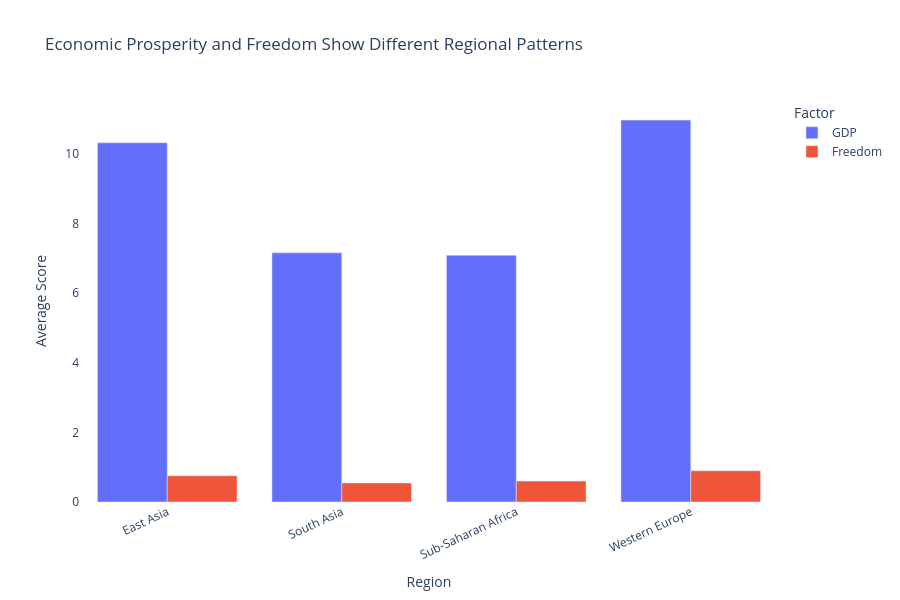

Notebook code for this chart:
### Markdown cell above
---
## Done? Stretch Goal

If you finish both tasks with time to spare, try this:

**Task 3 (stretch):** Build a **grouped bar chart** comparing 2 sub-factors (e.g. `GDP_per_capita` and `Freedom`) across the 5 most populated regions. Use colour meaningfully and write an insight title.

Regions to include: `'Western Europe'`, `'Latin America'`, `'East Asia'`, `'Sub-Saharan Africa'`, `'South Asia'`

### Code cell
# Stretch goal — grouped bar chart
# Task 3: GDP vs Freedom across selected regions
# -----------------------------------------------

regions = [
    'Western Europe',
    'Latin America',
    'East Asia',
    'Sub-Saharan Africa',
    'South Asia'
]

region_df = df[df['Region'].isin(regions)].copy()

grouped = (
    region_df
    .groupby('Region')[['GDP', 'Freedom']]
    .mean()
    .reset_index()
)

print(grouped)

# Step 3: Build grouped bar chart

fig = px.bar(
    grouped,
    x='Region',
    y=['GDP', 'Freedom'],
    barmode='group',
    title='Economic Prosperity and Freedom Show Different Regional Patterns',
    labels={
        'Region': 'Region',
        'value': 'Average Score',
        'variable': 'Factor'
    }
)

fig.update_layout(
    xaxis_tickangle=-25,
    plot_bgcolor='white',
    paper_bgcolor='white',
    height=600,
    legend_title='Factor'
)

fig.show()

### Figure 1 — Plotly figure (JSON) as saved in the notebook; plotly's stock layout.template omitted (floating-point values rounded to 4 significant figures)
{"data": [{"alignmentgroup": "True", "hovertemplate": "Factor=GDP<br>Region=%{x}<br>Average Score=%{y}<extra></extra>", "legendgroup": "GDP", "marker": {"color": "#636efa", "pattern": {"shape": ""}}, "name": "GDP", "offsetgroup": "GDP", "orientation": "v", "showlegend": true, "textposition": "auto", "type": "bar", "x": ["East Asia", "South Asia", "Sub-Saharan Africa", "Western Europe"], "xaxis": "x", "y": [10.31, 7.152, 7.082, 10.96], "yaxis": "y"}, {"alignmentgroup": "True", "hovertemplate": "Factor=Freedom<br>Region=%{x}<br>Average Score=%{y}<extra></extra>", "legendgroup": "Freedom", "marker": {"color": "#EF553B", "pattern": {"shape": ""}}, "name": "Freedom", "offsetgroup": "Freedom", "orientation": "v", "showlegend": true, "textposition": "auto", "type": "bar", "x": ["East Asia", "South Asia", "Sub-Saharan Africa", "Western Europe"], "xaxis": "x", "y": [0.754, 0.5463, 0.5994, 0.8961], "yaxis": "y"}], "layout": {"barmode": "group", "height": 600, "legend": {"title": {"text": "Factor"}, "tracegroupgap": 0}, "paper_bgcolor": "white", "plot_bgcolor": "white", "title": {"text": "Economic Prosperity and Freedom Show Different Regional Patterns"}, "xaxis": {"anchor": "y", "domain": [0, 1], "tickangle": -25, "title": {"text": "Region"}}, "yaxis": {"anchor": "x", "domain": [0, 1], "title": {"text": "Average Score"}}}}
